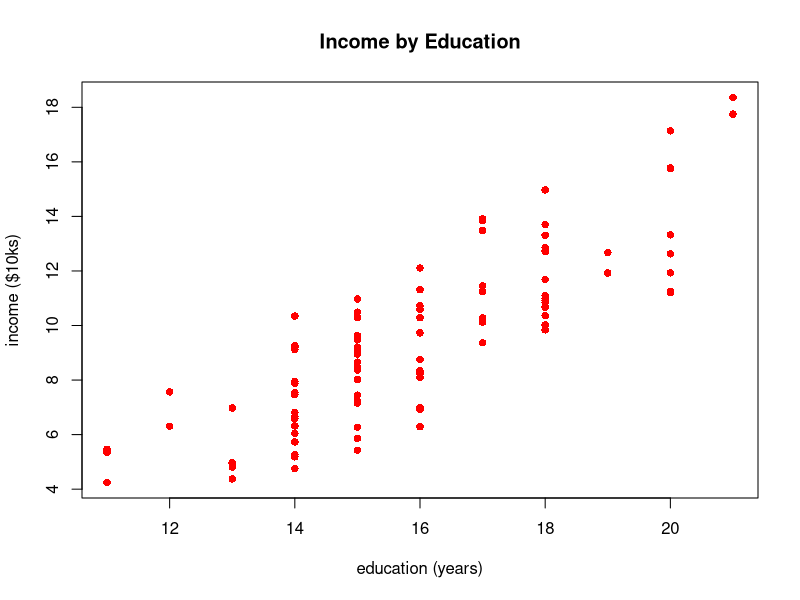

Recreate this plot in R.
## Generate Images

## Intro

## Education by Income
set.seed(2)
yrs <- rbinom(100,20,.40)+8
inc <- (50 + (yrs-12)*(170-55)/10 + rnorm(100,0,15) )/ 10
png(filename="./images/edu_income.png",  
    width     = 3.25,
    height    = 3.25,
    units     = "in",
    res       = 300,
    pointsize = 8)
plot(inc~yrs, col="red", pch=16, main="Income by Education", xlab="education (years)", ylab="income ($10ks)")
dev.off()
